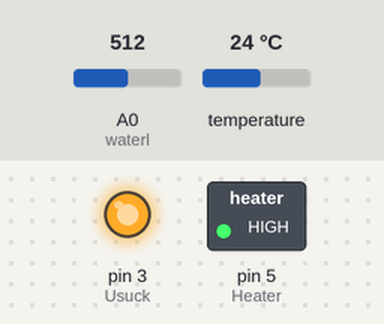
The sketch below on a simulated Arduino Uno, built with avr-gcc and run on an emulated ATmega328P. Parts: switched loads named in the sketch (green lamp = pin HIGH), output pins drawn as LEDs (lit = HIGH). Inputs (shaded band) come from the test bench; at power-on: A0 (waterl) = 512, temperature 24 °C. What the sketch prints to the serial monitor is not drawn.

Above: at 2.0 s.
2.1 s: A0 (waterl) set to 109
4.2 s: A0 (waterl) set to 91
At 6.7 s:
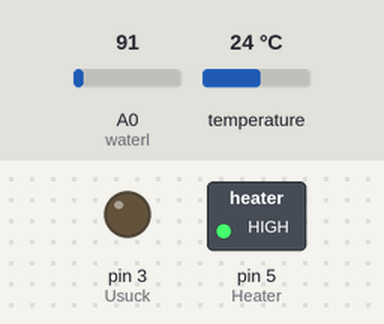
7.0 s: A0 (waterl) set to 110
At 8.8 s:
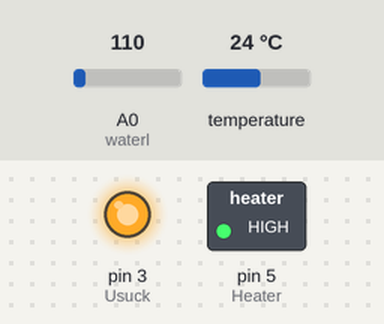
9.6 s: A0 (waterl) set to 90
At 11.9 s:
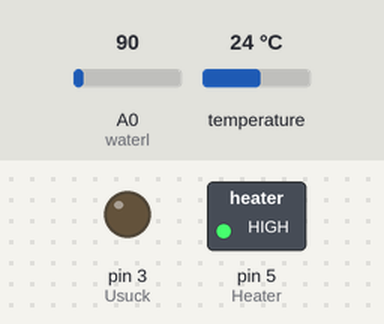
Timing chart, 0 to 13.1 s (numbered marks = the images above; inputs shaded):
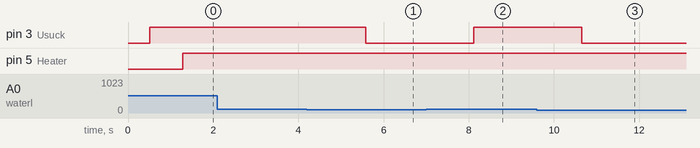

Measured:
- the behaviour switches between 101 and 100 on A0 (waterl) (found by bisection; images 0 and 1)
- after the input at 4.2 s, pin 3 (Usuck): HIGH → LOW after 1.4 s
- after the input at 7.0 s, pin 3 (Usuck): LOW → HIGH after 1.1 s
- after the input at 9.6 s, pin 3 (Usuck): HIGH → LOW after 1.1 s

The sketch:

TrueFinalLastBossDone.ino
```cpp
#include <OneWire.h>
#include <DallasTemperature.h>
#define ONE_WIRE_BUS 2
OneWire oneWire(ONE_WIRE_BUS);
DallasTemperature sensors(&oneWire);
#define waterl A0
int level = 0;
#define Usuck 3
#define Heater 5
bool Memory = 0;


void setup() {
  // put your setup code here, to run once:
  Serial.begin(9600);
  pinMode(Usuck, OUTPUT);
  sensors.begin();
  pinMode(Heater, OUTPUT);

}

void loop() {
  // put your main code here, to run repeatedly
  int level = analogRead(waterl);
  Serial.print("Water level: ");
  Serial.println(level);
  delay(500);
  digitalWrite(Usuck, 0);

  if(level > 100){
    digitalWrite(Usuck, 1);
  }
  Serial.print("Requesting temperatures...");
  sensors.requestTemperatures(); // Send the command to get temperatures
  Serial.println("DONE");
  // After we got the temperatures, we can print them here.
  // We use the function ByIndex, and as an example get the temperature from the first sensor only.
  float tempC = sensors.getTempCByIndex(0);

  // Check if reading was successful
  if(tempC != DEVICE_DISCONNECTED_C)
  {
    Serial.print("Temperature for the device 1 (index 0) is: ");
    Serial.println(tempC);
  }
  else
  {
    Serial.println("Error: Could not read temperature data");
  }

  if(tempC <= 30){
    digitalWrite(Heater, 1);
    Memory = 1;
  }else if(tempC > 30 && tempC < 35 && Memory == 1){
    digitalWrite(Heater, 1);
  }else if(tempC >= 35 && Memory == 1){
    digitalWrite(Heater, 0);
    Memory = 0;
  }

}
```
